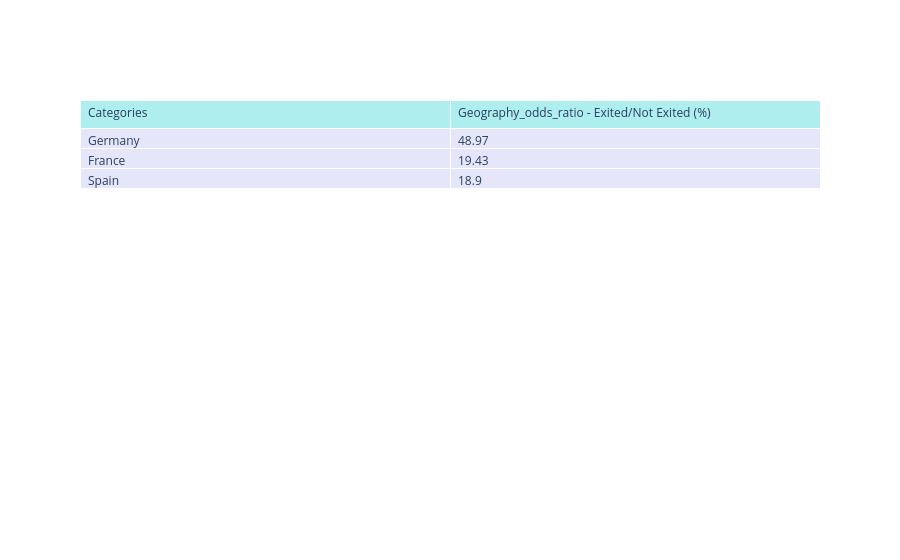
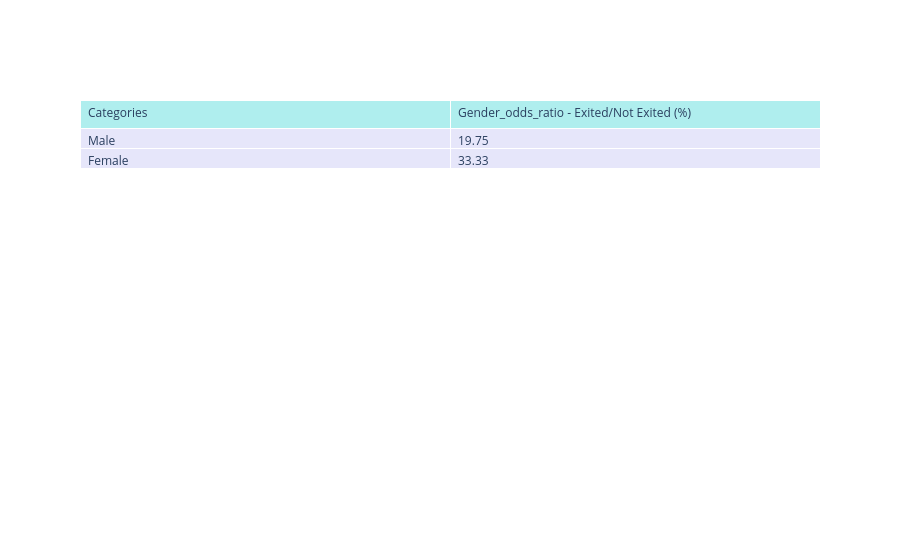
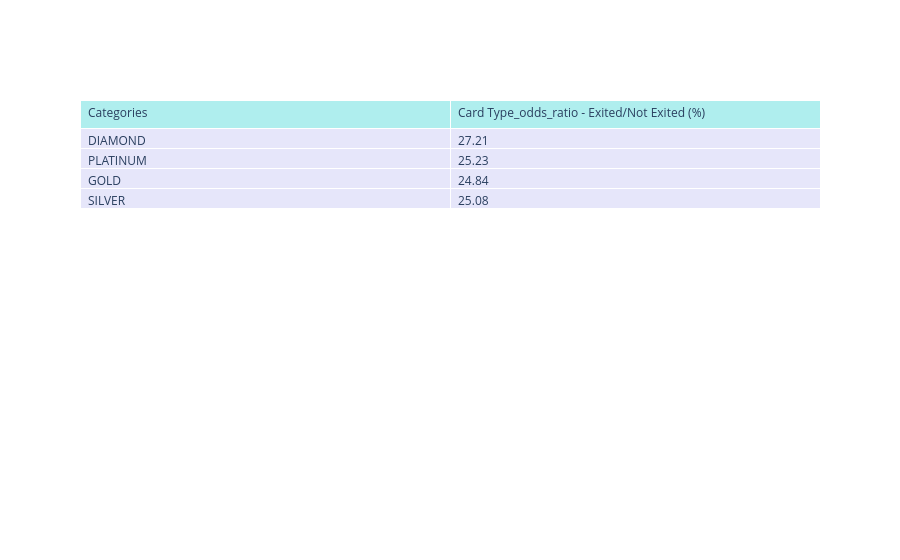
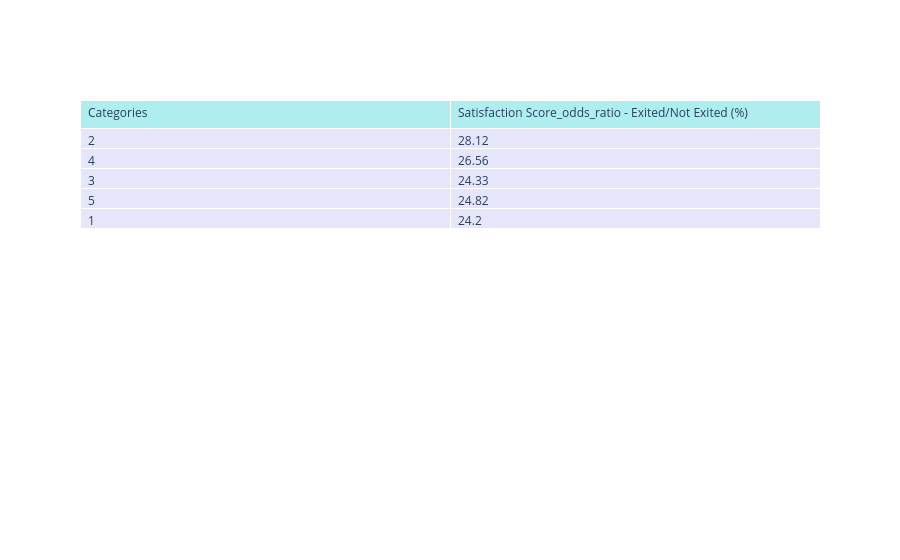

Notebook cell for these charts, in order:
### Code cell
#Target variable vs categorical predictors


df_train = pd.concat([X_train, y_train],axis=1)


for col in cat_feats:
    if col in df_train.columns:
        plt.figure(figsize=(12,5))
        if len(X_train[col].unique()) < 4:
            sns.histplot(binwidth=0.5, x=col, hue=y_train, data=X_train, stat="count", multiple="stack", bins=10)
        else:
            sns.histplot(binwidth=0.5, y=col, hue=y_train, data=X_train, stat="count", multiple="stack", bins=10)
        plt.title(f"""Distribution of {col} vs Exited """, fontdict={'fontsize':22})
        plt.show()

        print('Overall frequency: ')
        display(X_train[col].value_counts(normalize=True))

        print()

        unique_values = df_train[col].unique()
        odds_dict = {}
        for unique_val in unique_values:
            is_claimed_vals = len(df_train.loc[(df_train['Exited']==1) & (df_train[col]==unique_val)])
            is_not_claimed_vals = len(df_train.loc[(df_train['Exited']==0) & (df_train[col]==unique_val)])
            odds_dict[unique_val] = round(is_claimed_vals/(is_not_claimed_vals+0.000001)*100, 2)

        odds_df = pd.Series(odds_dict, name=f'{col}_odds_ratio - Exited/Not Exited (%)').reset_index() \
            .rename(columns={'index':'Categories'})

        fig = go.Figure(data=[go.Table(
            header=dict(values=list(odds_df.columns),
                        fill_color='paleturquoise',
                        align='left'),
            cells=dict(values=[odds_df[val] for val in odds_df.columns],
                       fill_color='lavender',
                       align='left'))
        ])
        fig.update_layout(
            autosize=False)
        fig.show()

        print('*'*50)

### Figure 1 — Plotly figure (JSON) as saved in the notebook; plotly's stock layout.template omitted (floating-point values rounded to 4 significant figures)
{"data": [{"cells": {"align": "left", "fill": {"color": "lavender"}, "values": [["Germany", "France", "Spain"], [48.97, 19.43, 18.9]]}, "header": {"align": "left", "fill": {"color": "paleturquoise"}, "values": ["Categories", "Geography_odds_ratio - Exited/Not Exited (%)"]}, "type": "table"}], "layout": {"autosize": false}}

### Figure 2 — Plotly figure (JSON) as saved in the notebook; plotly's stock layout.template omitted (floating-point values rounded to 4 significant figures)
{"data": [{"cells": {"align": "left", "fill": {"color": "lavender"}, "values": [["Male", "Female"], [19.75, 33.33]]}, "header": {"align": "left", "fill": {"color": "paleturquoise"}, "values": ["Categories", "Gender_odds_ratio - Exited/Not Exited (%)"]}, "type": "table"}], "layout": {"autosize": false}}

### Figure 3 — Plotly figure (JSON) as saved in the notebook; plotly's stock layout.template omitted (floating-point values rounded to 4 significant figures)
{"data": [{"cells": {"align": "left", "fill": {"color": "lavender"}, "values": [["DIAMOND", "PLATINUM", "GOLD", "SILVER"], [27.21, 25.23, 24.84, 25.08]]}, "header": {"align": "left", "fill": {"color": "paleturquoise"}, "values": ["Categories", "Card Type_odds_ratio - Exited/Not Exited (%)"]}, "type": "table"}], "layout": {"autosize": false}}

### Figure 4 — Plotly figure (JSON) as saved in the notebook; plotly's stock layout.template omitted (floating-point values rounded to 4 significant figures)
{"data": [{"cells": {"align": "left", "fill": {"color": "lavender"}, "values": [[2, 4, 3, 5, 1], [28.12, 26.56, 24.33, 24.82, 24.2]]}, "header": {"align": "left", "fill": {"color": "paleturquoise"}, "values": ["Categories", "Satisfaction Score_odds_ratio - Exited/Not Exited (%)"]}, "type": "table"}], "layout": {"autosize": false}}
